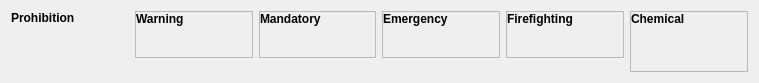
              <widget class="QWidget" name="scrollAreaWidgetContents_3">
               <property name="geometry">
                <rect>
                 <x>0</x>
                 <y>0</y>
                 <width>759</width>
                 <height>83</height>
                </rect>
               </property>
               <layout class="QHBoxLayout" name="horizontalLayout_18">
                <item alignment="Qt::AlignTop">
                 <widget class="QWidget" name="widget_15" native="true">
                  <layout class="QVBoxLayout" name="verticalLayout_7">
                   <property name="leftMargin">
                    <number>0</number>
                   </property>
                   <property name="topMargin">
                    <number>0</number>
                   </property>
                   <property name="rightMargin">
                    <number>0</number>
                   </property>
                   <property name="bottomMargin">
                    <number>0</number>
                   </property>
                   <item alignment="Qt::AlignLeft">
                    <widget class="QLabel" name="label_17">
                     <property name="minimumSize">
                      <size>
                       <width>85</width>
                       <height>0</height>
                      </size>
                     </property>
                     <property name="maximumSize">
                      <size>
                       <width>85</width>
                       <height>16777215</height>
                      </size>
                     </property>
                     <property name="font">
                      <font>
                       <weight>75</weight>
                       <bold>true</bold>
                      </font>
                     </property>
                     <property name="focusPolicy">
                      <enum>Qt::NoFocus</enum>
                     </property>
                     <property name="styleSheet">
                      <string notr="true"/>
                     </property>
                     <property name="text">
                      <string>Prohibition</string>
                     </property>
                     <property name="textFormat">
                      <enum>Qt::AutoText</enum>
                     </property>
                    </widget>
                   </item>
                   <item>
                    <widget class="QWidget" name="widget_prohibition" native="true">
                     <property name="minimumSize">
                      <size>
                       <width>0</width>
                       <height>25</height>
                      </size>
                     </property>
                     <property name="maximumSize">
                      <size>
                       <width>16777215</width>
                       <height>25</height>
                      </size>
                     </property>
                     <layout class="QVBoxLayout" name="verticalLayout_Prohibition">
                      <property name="spacing">
                       <number>0</number>
                      </property>
                      <property name="leftMargin">
                       <number>0</number>
                      </property>
                      <property name="topMargin">
                       <number>0</number>
                      </property>
                      <property name="rightMargin">
                       <number>0</number>
                      </property>
                      <property name="bottomMargin">
                       <number>0</number>
                      </property>
                     </layout>
                    </widget>
                   </item>
                  </layout>
                 </widget>
                </item>
                <item alignment="Qt::AlignTop">
                 <widget class="QFrame" name="frame_17">
                  <property name="frameShape">
                   <enum>QFrame::StyledPanel</enum>
                  </property>
                  <property name="frameShadow">
                   <enum>QFrame::Raised</enum>
                  </property>
                  <layout class="QVBoxLayout" name="verticalLayout_8">
                   <property name="leftMargin">
                    <number>0</number>
                   </property>
                   <property name="topMargin">
                    <number>0</number>
                   </property>
                   <property name="rightMargin">
                    <number>0</number>
                   </property>
                   <property name="bottomMargin">
                    <number>0</number>
                   </property>
                   <item alignment="Qt::AlignLeft|Qt::AlignTop">
                    <widget class="QLabel" name="label_18">
                     <property name="minimumSize">
                      <size>
                       <width>85</width>
                       <height>0</height>
                      </size>
                     </property>
                     <property name="maximumSize">
                      <size>
                       <width>85</width>
                       <height>16777215</height>
                      </size>
                     </property>
                     <property name="font">
                      <font>
                       <weight>75</weight>
                       <bold>true</bold>
                      </font>
                     </property>
                     <property name="focusPolicy">
                      <enum>Qt::NoFocus</enum>
                     </property>
                     <property name="styleSheet">
                      <string notr="true"/>
                     </property>
                     <property name="text">
                      <string>Warning</string>
                     </property>
                     <property name="textFormat">
                      <enum>Qt::AutoText</enum>
                     </property>
                    </widget>
                   </item>
                   <item>
                    <widget class="QWidget" name="widget_warning" native="true">
                     <property name="minimumSize">
                      <size>
                       <width>0</width>
                       <height>25</height>
                      </size>
                     </property>
                     <property name="maximumSize">
                      <size>
                       <width>16777215</width>
                       <height>25</height>
                      </size>
                     </property>
                     <layout class="QVBoxLayout" name="verticalLayout_Warning">
                      <property name="spacing">
                       <number>0</number>
                      </property>
                      <property name="leftMargin">
                       <number>0</number>
                      </property>
                      <property name="topMargin">
                       <number>0</number>
                      </property>
                      <property name="rightMargin">
                       <number>0</number>
                      </property>
                      <property name="bottomMargin">
                       <number>0</number>
                      </property>
                     </layout>
                    </widget>
                   </item>
                  </layout>
                 </widget>
                </item>
                <item alignment="Qt::AlignTop">
                 <widget class="QFrame" name="frame_18">
                  <property name="frameShape">
                   <enum>QFrame::StyledPanel</enum>
                  </property>
                  <property name="frameShadow">
                   <enum>QFrame::Raised</enum>
                  </property>
                  <layout class="QVBoxLayout" name="verticalLayout_9">
                   <property name="leftMargin">
                    <number>0</number>
                   </property>
                   <property name="topMargin">
                    <number>0</number>
                   </property>
                   <property name="rightMargin">
                    <number>0</number>
                   </property>
                   <property name="bottomMargin">
                    <number>0</number>
                   </property>
                   <item alignment="Qt::AlignLeft|Qt::AlignTop">
                    <widget class="QLabel" name="label_19">
                     <property name="minimumSize">
                      <size>
                       <width>85</width>
                       <height>0</height>
                      </size>
                     </property>
                     <property name="maximumSize">
                      <size>
                       <width>85</width>
                       <height>16777215</height>
                      </size>
                     </property>
                     <property name="font">
                      <font>
                       <weight>75</weight>
                       <bold>true</bold>
                      </font>
                     </property>
                     <property name="focusPolicy">
                      <enum>Qt::NoFocus</enum>
                     </property>
                     <property name="styleSheet">
                      <string notr="true"/>
                     </property>
                     <property name="text">
                      <string>Mandatory</string>
                     </property>
                     <property name="textFormat">
                      <enum>Qt::AutoText</enum>
                     </property>
                    </widget>
                   </item>
                   <item>
                    <widget class="QWidget" name="widget_mandatory" native="true">
                     <property name="minimumSize">
                      <size>
                       <width>0</width>
                       <height>25</height>
                      </size>
                     </property>
                     <property name="maximumSize">
                      <size>
                       <width>16777215</width>
                       <height>25</height>
                      </size>
                     </property>
                     <layout class="QVBoxLayout" name="verticalLayout_Mandatory">
                      <property name="spacing">
                       <number>0</number>
                      </property>
                      <property name="leftMargin">
                       <number>0</number>
                      </property>
                      <property name="topMargin">
                       <number>0</number>
                      </property>
                      <property name="rightMargin">
                       <number>0</number>
                      </property>
                      <property name="bottomMargin">
                       <number>0</number>
                      </property>
                     </layout>
                    </widget>
                   </item>
                  </layout>
                 </widget>
                </item>
                <item alignment="Qt::AlignTop">
                 <widget class="QFrame" name="frame_19">
                  <property name="frameShape">
                   <enum>QFrame::StyledPanel</enum>
                  </property>
                  <property name="frameShadow">
                   <enum>QFrame::Raised</enum>
                  </property>
                  <layout class="QVBoxLayout" name="verticalLayout_10">
                   <property name="leftMargin">
                    <number>0</number>
                   </property>
                   <property name="topMargin">
                    <number>0</number>
                   </property>
                   <property name="rightMargin">
                    <number>0</number>
                   </property>
                   <property name="bottomMargin">
                    <number>0</number>
                   </property>
                   <item alignment="Qt::AlignLeft|Qt::AlignTop">
                    <widget class="QLabel" name="label_20">
                     <property name="minimumSize">
                      <size>
                       <width>85</width>
                       <height>0</height>
                      </size>
                     </property>
                     <property name="maximumSize">
                      <size>
                       <width>85</width>
                       <height>16777215</height>
                      </size>
                     </property>
                     <property name="font">
                      <font>
                       <weight>75</weight>
                       <bold>true</bold>
                      </font>
                     </property>
                     <property name="focusPolicy">
                      <enum>Qt::NoFocus</enum>
                     </property>
                     <property name="styleSheet">
                      <string notr="true"/>
                     </property>
                     <property name="text">
                      <string>Emergency</string>
                     </property>
                     <property name="textFormat">
                      <enum>Qt::AutoText</enum>
                     </property>
                    </widget>
                   </item>
                   <item>
                    <widget class="QWidget" name="widget_emergency" native="true">
                     <property name="minimumSize">
                      <size>
                       <width>0</width>
                       <height>25</height>
                      </size>
                     </property>
                     <property name="maximumSize">
                      <size>
                       <width>16777215</width>
                       <height>25</height>
                      </size>
                     </property>
                     <layout class="QVBoxLayout" name="verticalLayout_Emergency">
                      <property name="spacing">
                       <number>0</number>
                      </property>
                      <property name="leftMargin">
                       <number>0</number>
                      </property>
                      <property name="topMargin">
                       <number>0</number>
                      </property>
                      <property name="rightMargin">
                       <number>0</number>
                      </property>
                      <property name="bottomMargin">
                       <number>0</number>
                      </property>
                     </layout>
                    </widget>
                   </item>
                  </layout>
                 </widget>
                </item>
                <item alignment="Qt::AlignTop">
                 <widget class="QFrame" name="frame_20">
                  <property name="frameShape">
                   <enum>QFrame::StyledPanel</enum>
                  </property>
                  <property name="frameShadow">
                   <enum>QFrame::Raised</enum>
                  </property>
                  <layout class="QVBoxLayout" name="verticalLayout_11">
                   <property name="leftMargin">
                    <number>0</number>
                   </property>
                   <property name="topMargin">
                    <number>0</number>
                   </property>
                   <property name="rightMargin">
                    <number>0</number>
                   </property>
                   <property name="bottomMargin">
                    <number>0</number>
                   </property>
                   <item alignment="Qt::AlignLeft|Qt::AlignTop">
                    <widget class="QLabel" name="label_21">
                     <property name="minimumSize">
                      <size>
                       <width>85</width>
                       <height>0</height>
                      </size>
                     </property>
                     <property name="maximumSize">
                      <size>
                       <width>85</width>
                       <height>16777215</height>
                      </size>
                     </property>
                     <property name="font">
                      <font>
                       <weight>75</weight>
                       <bold>true</bold>
                      </font>
                     </property>
                     <property name="focusPolicy">
                      <enum>Qt::NoFocus</enum>
                     </property>
                     <property name="styleSheet">
                      <string notr="true"/>
                     </property>
                     <property name="text">
                      <string>Firefighting</string>
                     </property>
                     <property name="textFormat">
                      <enum>Qt::AutoText</enum>
                     </property>
                    </widget>
                   </item>
                   <item>
                    <widget class="QWidget" name="widget_firefigting" native="true">
                     <property name="minimumSize">
                      <size>
                       <width>0</width>
                       <height>25</height>
                      </size>
                     </property>
                     <property name="maximumSize">
                      <size>
                       <width>16777215</width>
                       <height>25</height>
                      </size>
                     </property>
                     <layout class="QVBoxLayout" name="verticalLayout_Firefighting">
                      <property name="spacing">
                       <number>0</number>
                      </property>
                      <property name="leftMargin">
                       <number>0</number>
                      </property>
                      <property name="topMargin">
                       <number>0</number>
                      </property>
                      <property name="rightMargin">
                       <number>0</number>
                      </property>
                      <property name="bottomMargin">
                       <number>0</number>
                      </property>
                     </layout>
                    </widget>
                   </item>
                  </layout>
                 </widget>
                </item>
                <item>
                 <widget class="QFrame" name="frame_21">
                  <property name="frameShape">
                   <enum>QFrame::StyledPanel</enum>
                  </property>
                  <property name="frameShadow">
                   <enum>QFrame::Raised</enum>
                  </property>
                  <layout class="QVBoxLayout" name="verticalLayout_15">
                   <property name="leftMargin">
                    <number>0</number>
                   </property>
                   <property name="topMargin">
                    <number>0</number>
                   </property>
                   <property name="rightMargin">
                    <number>0</number>
                   </property>
                   <property name="bottomMargin">
                    <number>0</number>
                   </property>
                   <item alignment="Qt::AlignLeft|Qt::AlignTop">
                    <widget class="QLabel" name="label_22">
                     <property name="minimumSize">
                      <size>
                       <width>85</width>
                       <height>0</height>
                      </size>
                     </property>
                     <property name="maximumSize">
                      <size>
                       <width>85</width>
                       <height>16777215</height>
                      </size>
                     </property>
                     <property name="font">
                      <font>
                       <weight>75</weight>
                       <bold>true</bold>
                      </font>
                     </property>
                     <property name="focusPolicy">
                      <enum>Qt::NoFocus</enum>
                     </property>
                     <property name="styleSheet">
                      <string notr="true"/>
                     </property>
                     <property name="text">
                      <string>Chemical</string>
                     </property>
                     <property name="textFormat">
                      <enum>Qt::AutoText</enum>
                     </property>
                    </widget>
                   </item>
                   <item>
                    <widget class="QWidget" name="widget_chemical" native="true">
                     <property name="minimumSize">
                      <size>
                       <width>0</width>
                       <height>25</height>
                      </size>
                     </property>
                     <property name="maximumSize">
                      <size>
                       <width>16777215</width>
                       <height>25</height>
                      </size>
                     </property>
                     <layout class="QVBoxLayout" name="verticalLayout_Chemical">
                      <property name="spacing">
                       <number>0</number>
                      </property>
                      <property name="leftMargin">
                       <number>0</number>
                      </property>
                      <property name="topMargin">
                       <number>0</number>
                      </property>
                      <property name="rightMargin">
                       <number>0</number>
                      </property>
                      <property name="bottomMargin">
                       <number>0</number>
                      </property>
                     </layout>
                    </widget>
                   </item>
                  </layout>
                 </widget>
                </item>
               </layout>
              </widget>
